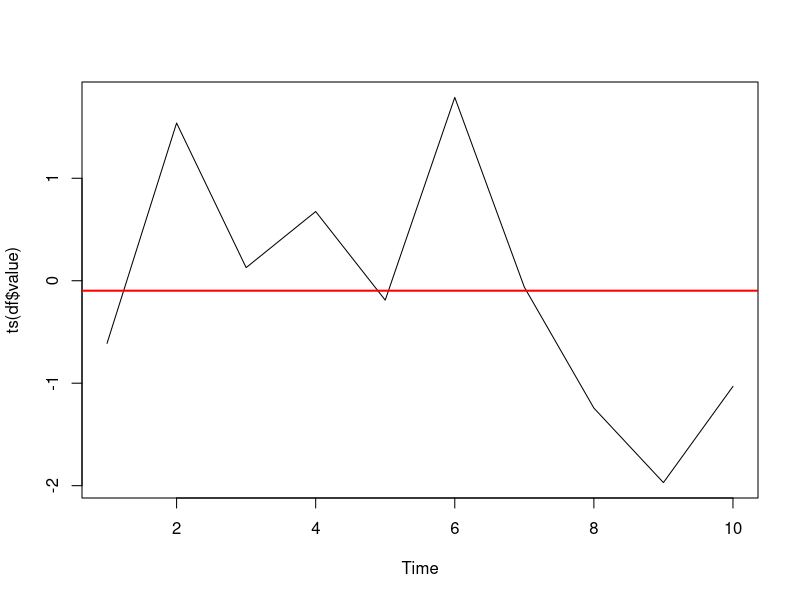

Generate this figure with R:
## Introduction to R ----

# IDE - Rstudio

# installing and loading libraries (packages)
# install.packages("dplyr")

library(data.table)

# remove all variables from memory and garbage collection
rm(list=ls())
gc()

# help
?lm # linear regression
?glm # Generalized Linear Model - e.g. Logistic regression
?kmeans # centoid-based clustering
?hclust # hierarchical clustering

## basic data types in R ----
# data.frame ----
df <- data.frame(value = rnorm(10), id = sample(letters[1:3], 10, replace = T))
df
str(df)
summary(df)
class(df)
df[, "id"]
df[, 2]
df[df$id == "a",]

# average by id
sapply(levels(df$id), function(i) mean(df[df$id == i, "value"]))
# not very intuitive, bad readable...
# apply functions - loops

# data.table ----
dt <- data.table(value = rnorm(10), id = sample(letters[1:3], 10, replace = T))
dt
str(dt)
class(dt)

# average by id
dt[, mean(value), by = id]
# DT[i, j, by]
# i where
# j select
# by group by

# changing values by reference - memory efficient and fast
dt[, value := rnorm(10)] # `:=` operator for columns
dt
set(dt, i = 1L, j = "id", value = letters[4]) # set() for rows

# data.frame style
df$value <- rnorm(10)
df[1, "id"] <- letters[4]
df
# hups
# solution
levels(df$id) <- letters[1:4]
df[1, "id"] <- letters[4]
df

# matrix ----
mat <- matrix(1:9, nrow = 3, ncol = 3)

# multiplication
mat %*% mat
# addition
mat + mat

# subsetting
mat[1,]
mat[,1]
mat[1,1]

# list ----
# structure
list_1 <- list(var1 = rnorm(10), var2 = "R is best", var3 = letters[1:5], df = df)
str(list_1)
list_1$df$id
list_1[["df"]][["id"]]

# standard viz ----
plot(ts(df$value))
abline(h = mean(df$value), col = "red", lwd  = 2)

# quick build of own package
